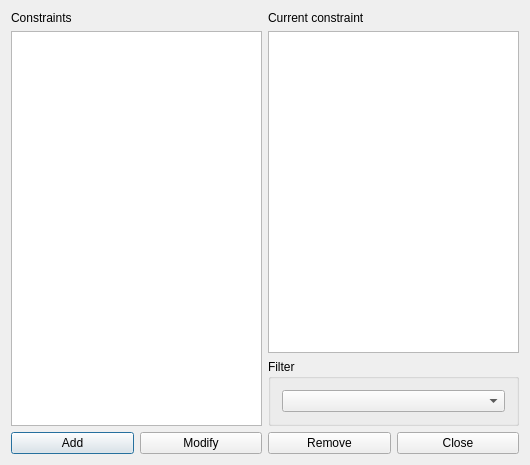
<?xml version="1.0" encoding="UTF-8"?>
<ui version="4.0">
 <class>ConstraintTeacherAfternoonIntervalMaxDaysPerWeekForm_template</class>
 <widget class="QDialog" name="ConstraintTeacherAfternoonIntervalMaxDaysPerWeekForm_template">
  <property name="geometry">
   <rect>
    <x>0</x>
    <y>0</y>
    <width>530</width>
    <height>465</height>
   </rect>
  </property>
  <property name="windowTitle">
   <string extracomment="This is the title of the dialog to see the list of all constraints of this type">Constraints teacher afternoon interval max days per week</string>
  </property>
  <layout class="QGridLayout" name="gridLayout_2">
   <item row="0" column="0" rowspan="2">
    <layout class="QVBoxLayout" name="verticalLayout_2">
     <item>
      <widget class="QLabel" name="constraintsTextLabel">
       <property name="frameShape">
        <enum>QFrame::NoFrame</enum>
       </property>
       <property name="frameShadow">
        <enum>QFrame::Plain</enum>
       </property>
       <property name="text">
        <string>Constraints</string>
       </property>
       <property name="wordWrap">
        <bool>false</bool>
       </property>
      </widget>
     </item>
     <item>
      <widget class="QListWidget" name="constraintsListWidget"/>
     </item>
    </layout>
   </item>
   <item row="0" column="1">
    <layout class="QVBoxLayout" name="verticalLayout">
     <item>
      <widget class="QLabel" name="currentConstraintTextLabel">
       <property name="text">
        <string>Current constraint</string>
       </property>
       <property name="wordWrap">
        <bool>false</bool>
       </property>
      </widget>
     </item>
     <item>
      <widget class="QPlainTextEdit" name="currentConstraintTextEdit"/>
     </item>
    </layout>
   </item>
   <item row="1" column="1">
    <widget class="QGroupBox" name="filterGroupBox">
     <property name="title">
      <string>Filter</string>
     </property>
     <layout class="QGridLayout" name="gridLayout">
      <item row="0" column="0">
       <widget class="QComboBox" name="teachersComboBox"/>
      </item>
     </layout>
    </widget>
   </item>
   <item row="2" column="0" colspan="2">
    <layout class="QHBoxLayout" name="horizontalLayout">
     <item>
      <widget class="QPushButton" name="addConstraintPushButton">
       <property name="text">
        <string>Add</string>
       </property>
      </widget>
     </item>
     <item>
      <widget class="QPushButton" name="modifyConstraintPushButton">
       <property name="text">
        <string>Modify</string>
       </property>
      </widget>
     </item>
     <item>
      <widget class="QPushButton" name="removeConstraintPushButton">
       <property name="text">
        <string>Remove</string>
       </property>
      </widget>
     </item>
     <item>
      <widget class="QPushButton" name="closePushButton">
       <property name="text">
        <string>Close</string>
       </property>
      </widget>
     </item>
    </layout>
   </item>
  </layout>
 </widget>
 <layoutdefault spacing="6" margin="11"/>
 <resources/>
 <connections/>
</ui>
